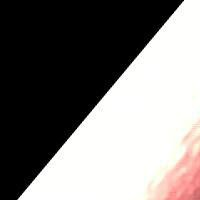
#> input picture CutDM/RE_ven200x200/00-00146_batch2.jpg, 200 x 200 px; its folder holds only this picture in this run
$ python GLCM_RE.py   (older library calls are emulated)
#> lines starting #> are read from the running program, lines starting #| are printed output that depends on the picture
# -*- coding: utf-8 -*-
"""
Created on Thu Jul 25 22:27:26 2019

@author: Nataly
"""
import cv2
import numpy as np
from matplotlib import pyplot as plt
from skimage.feature import greycomatrix, greycoprops
import skimage.feature
from skimage import data
def tloga(img):
    img = (np.log(img+1)/(np.log(1+np.max(img))))*255
    img = np.array(img,dtype=np.uint8)
    return img

def normalizacionMaxMin(img):
    img2 = cv2.normalize(img, None, 0, 255, norm_type=cv2.NORM_MINMAX, dtype=cv2.CV_8UC3)
    return img2

import glob

contraste=[]
energia=[]
homogeneidad=[]
correlacion=[]
disimi=[]
ASM=[]
entropia=[]
i=0
for file in glob.glob("*.jpg"):
    img=cv2.imread(file)
#> img is the input picture: shape (200, 200, 3); mean B, G, R 121.2, 122.9, 126.1
    img=normalizacionMaxMin(img)
    #plt.imshow(img)
    #plt.show()
    HSV=cv2.cvtColor(img,cv2.COLOR_BGR2HSV)
#> HSV: shape (200, 200, 3); mean H, S, V 12.9, 6, 126.1
    H,S,V=cv2.split(HSV)
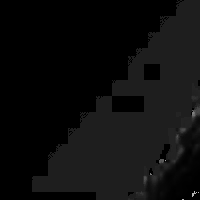
#> H: shape (200, 200); min 0, max 179, mean 12.9
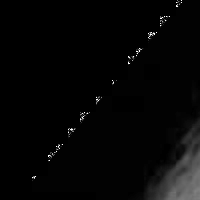
#> S: shape (200, 200); min 0, max 255, mean 6
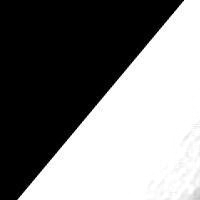
#> V: shape (200, 200); min 0, max 255, mean 126.1
# [4 lines of commented-out code are left out]
    fourier=V
    #plt.imshow(fourier, cmap = 'gray')
    #plt.show()
    a=int(np.max(fourier))
#> a = 255
    g = skimage.feature.greycomatrix(fourier, [1], [0], levels=a+1, symmetric=False, normed=True)

    contraste.append(skimage.feature.greycoprops(g, 'contrast')[0][0])
    energia.append(skimage.feature.greycoprops(g, 'energy')[0][0])
    homogeneidad.append(skimage.feature.greycoprops(g, 'homogeneity')[0][0])
    correlacion.append(skimage.feature.greycoprops(g, 'correlation')[0][0])
    disimi.append(greycoprops(g, 'dissimilarity') )
    ASM.append(greycoprops(g, 'ASM'))
    entropia.append(skimage.measure.shannon_entropy(g))
    i=i+1
import pandas as pd
datos = {'Contraste':contraste,
         #'Brillo Opción 2':brilloop2,
         'Energia':energia,
         'Homogeneidad':homogeneidad,
         'Correlación':correlacion,
         'Disimilitud':disimi,
         'ASM':ASM,
         'Entropía':entropia}
#> datos = {'Contraste': [173.2], 'Energia': [0.614], 'Homogeneidad': [0.897], 'Correlación': [0.995], 'Disimilitud': [[1.8]], 'ASM': [[0.377]], 'Entropía': [0.182]}

datos = pd.DataFrame(datos)
#> datos = table of 1 rows and 7 columns
datos.to_excel('GlCM_HSV_RE_Sinfourier.xlsx')
